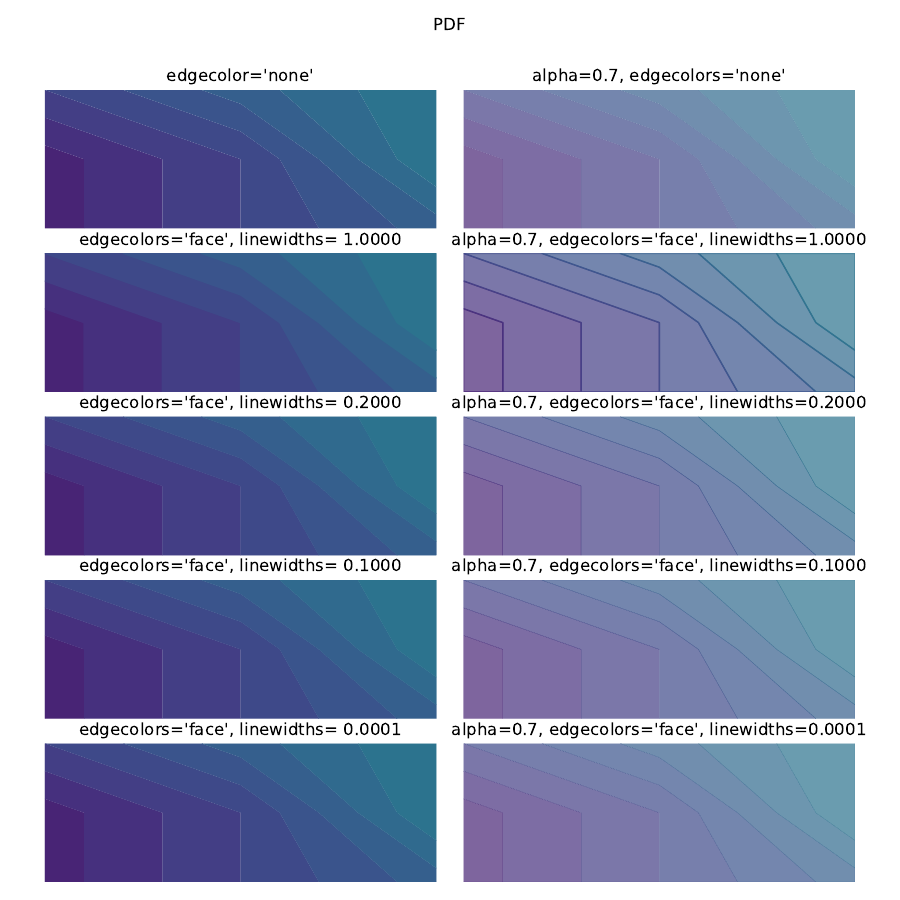

This figure's Python source:
import numpy as np
import matplotlib.pyplot as plt

fig, axs =  plt.subplots(5, 2, figsize=(9, 9), dpi=200)
fig.subplots_adjust(hspace=0.18, wspace=0.07, top=0.9, bottom=0.02,
        left=0.05, right=0.95)

Z = np.array([[1.,2.,3.],[1., 2., 4.],[2, 3.,4.]])
ax = axs[0, 0]
ax.contourf(Z, vmin=0., vmax=10., edgecolors='none')
ax.set_axis_off()
ax.set_title("edgecolor='none'")

for nn, lw in enumerate([1., 0.2, 0.1, 0.0001]):
    ax = axs[1+nn, 0]
    ax.contourf(Z, vmin=0., vmax=10., edgecolors='face', linewidths=lw)
    ax.set_title("edgecolors='face', linewidths= %1.4f"%lw)
    ax.set_axis_off()

ax = axs[0, 1]
ax.contourf(Z, vmin=0., vmax=10., edgecolors='none', alpha=0.7, linewidths=0.)
ax.set_axis_off()
ax.set_title("alpha=0.7, edgecolors='none'")

for nn, lw in enumerate([1., 0.2, 0.1, 0.0001]):
    ax = axs[1+nn, 1]
    ax.contourf(Z, vmin=0., vmax=10., edgecolors='face', linewidths=lw,
            alpha = 0.7)
    ax.set_title("alpha=0.7, edgecolors='face', linewidths=%1.4f"%lw)
    ax.set_axis_off()



fig.suptitle('EPS')
fig.savefig('testcontour.eps')
fig.suptitle('PDF')
fig.savefig('testcontour.pdf')
fig.suptitle('PNG 50 dpi')
fig.savefig('testcontour50.png', dpi=50)
fig.suptitle('PNG 100 dpi')
fig.savefig('testcontour100.png', dpi=100)
fig.suptitle('PNG 200 dpi')
fig.savefig('testcontour200.png', dpi=200)
fig.suptitle('svg')
fig.savefig('testcontour.svg')

## antialiased?
fig, axs =  plt.subplots(1, 2, figsize=(9, 3), dpi=200)
fig.subplots_adjust(hspace=0.18, wspace=0.07, top=0.9, bottom=0.02,
        left=0.05, right=0.95)

Z = np.array([[1.,2.,3.],[1., 2., 4.],[2, 3.,4.]])
ax = axs[0]
ax.contourf(Z, vmin=0., vmax=10., edgecolors='none')
ax.set_title('AA = False')
ax = axs[1]
ax.contourf(Z, vmin=0., vmax=10., edgecolors='none', antialiased=True)
ax.set_title('AA = True')
fig.suptitle('PDF')
fig.savefig('testcontourAliasing.pdf')
fig.suptitle('PNG 50 dpi')
fig.savefig('testcontour50Aliasing.png', dpi=50)
